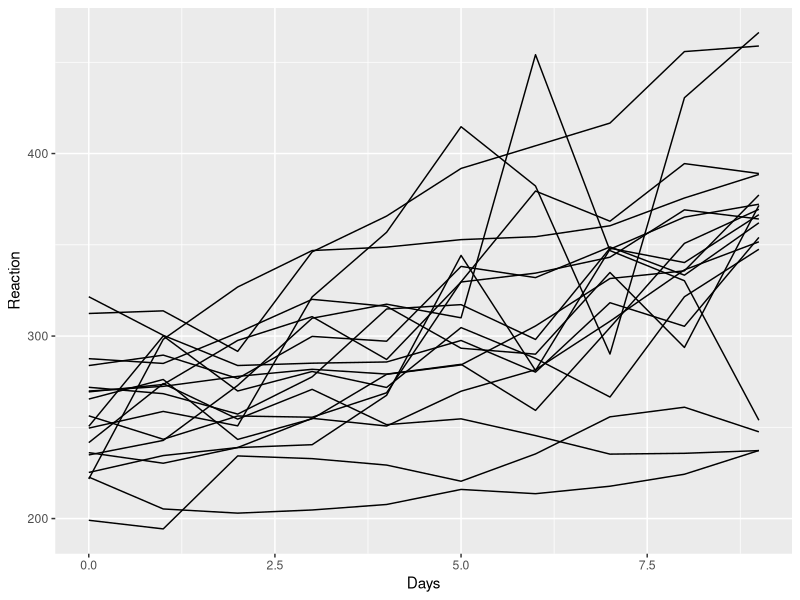
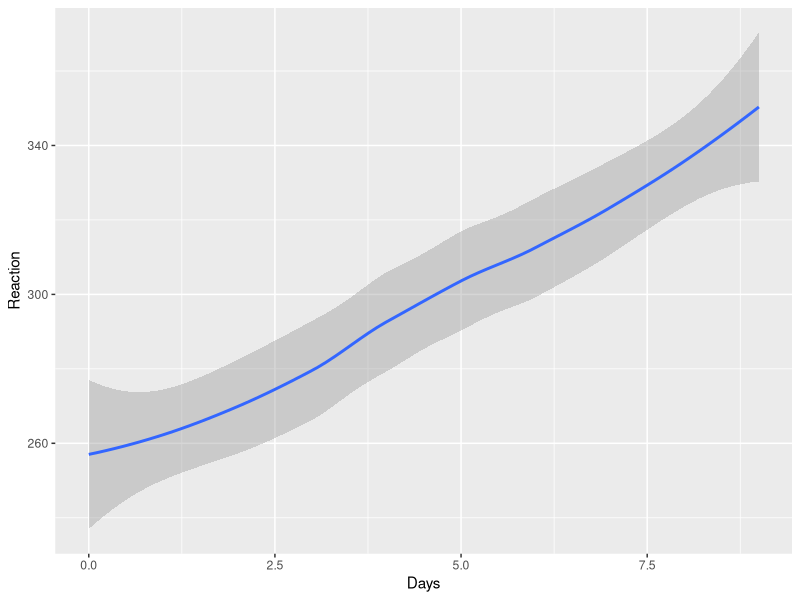
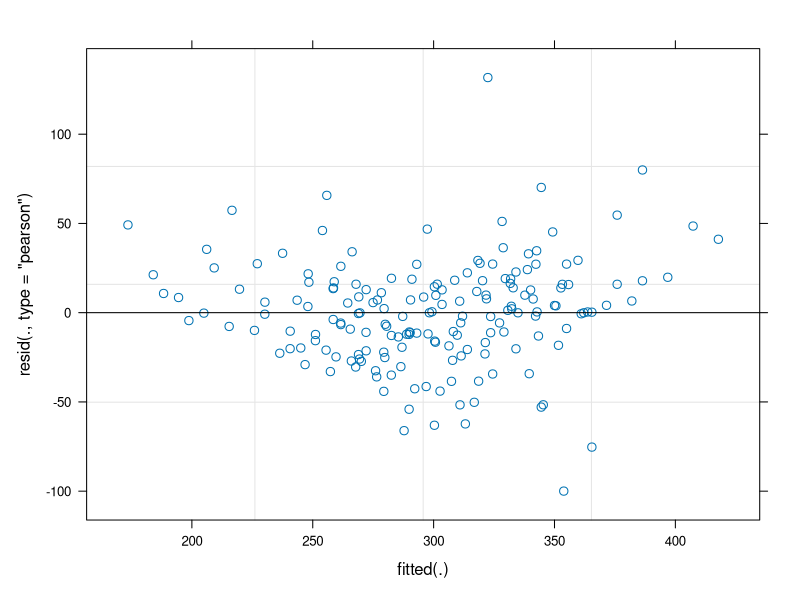
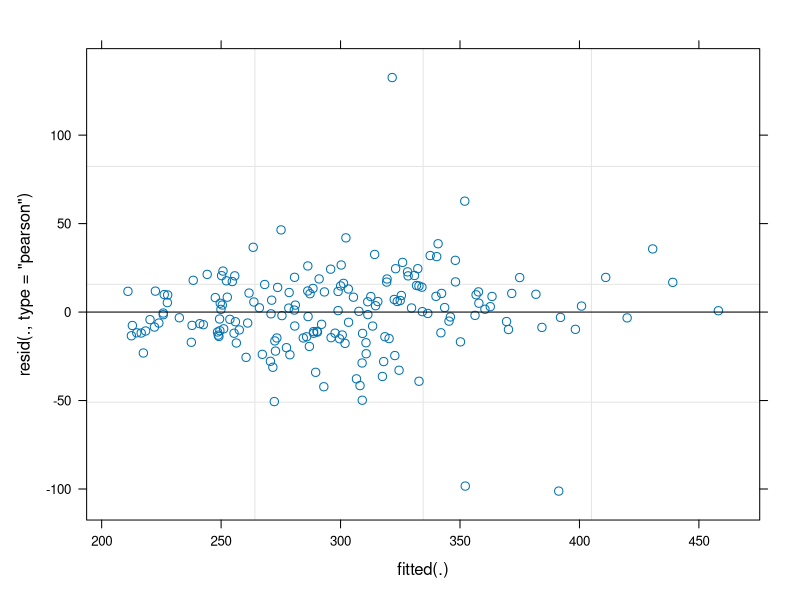
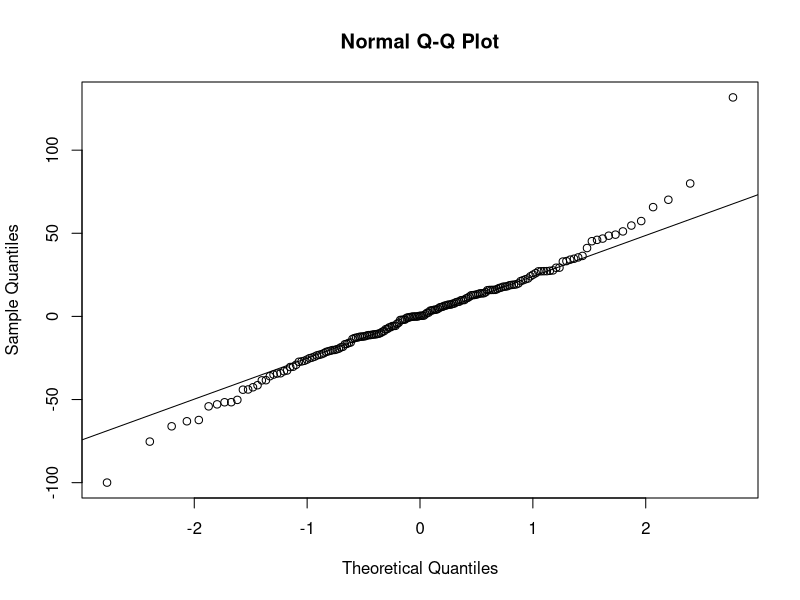
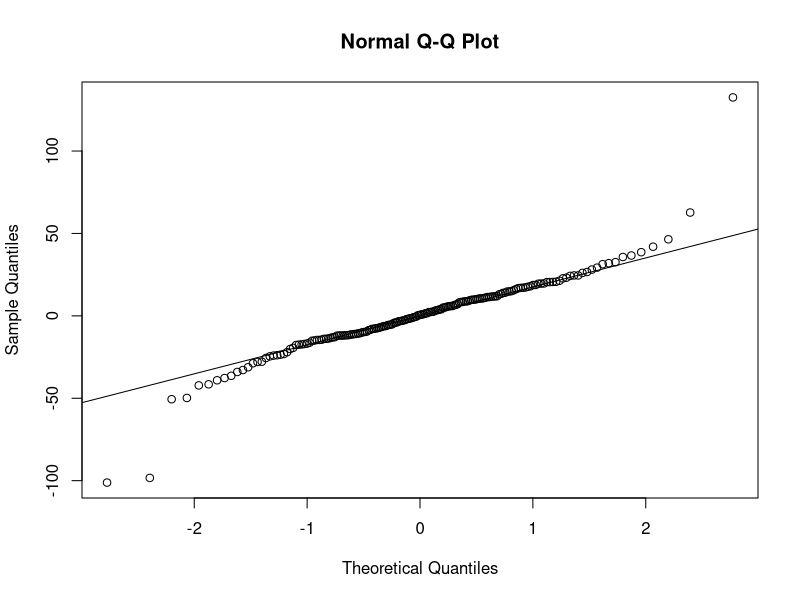

Here is the R script that generated these plots, in order:
## ---- chunk 1
knitr::opts_chunk$set(echo = TRUE)
library(nlme)
library(lme4)
library(ggplot2)
library(knitr)
## ---- chunk 2
data("sleepstudy")
kable(head(sleepstudy))
## ---- chunk 3
p = ggplot(aes(x = Days,y = Reaction),data = sleepstudy)
p + geom_line(aes(group = Subject))
## ---- chunk 4
p + geom_smooth()
## ---- chunk 5
m1 <- lmer(Reaction ~ Days + (1|Subject), sleepstudy)
m2 <- lmer(Reaction ~ Days + (Days|Subject), sleepstudy)
## ---- chunk 6
kable(AIC(m1,m2))
plot(m1)
plot(m2)
qqnorm(resid(m1))
qqline(resid(m1))
qqnorm(resid(m2))
qqline(resid(m2))
## ---- chunk 7
kable(summary(m2)$coefficients)
